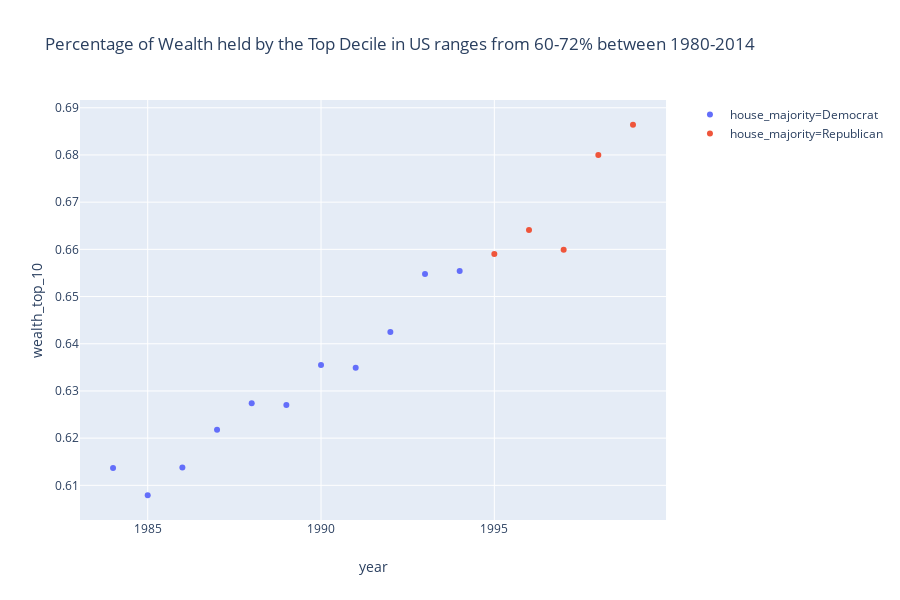

The code cell stored with this chart in its notebook:
### Code cell
px.scatter(train, x = 'year', y='wealth_top_10', color="house_majority", 
           title = "Percentage of Wealth held by the Top Decile in US ranges from 60-72% between 1980-2014")

### Figure 1 — Plotly figure (JSON) as saved in the notebook; plotly's stock layout.template omitted (floating-point values rounded to 4 significant figures)
{"data": [{"hoverlabel": {"namelength": 0}, "hovertemplate": "house_majority=Democrat<br>year=%{x}<br>wealth_top_10=%{y}", "legendgroup": "house_majority=Democrat", "marker": {"color": "#636efa", "symbol": "circle"}, "mode": "markers", "name": "house_majority=Democrat", "showlegend": true, "type": "scatter", "x": [1984, 1985, 1986, 1987, 1988, 1989, 1990, 1991, 1992, 1993, 1994], "xaxis": "x", "y": [0.6137, 0.6079, 0.6138, 0.6218, 0.6274, 0.627, 0.6355, 0.6349, 0.6425, 0.6548, 0.6554], "yaxis": "y"}, {"hoverlabel": {"namelength": 0}, "hovertemplate": "house_majority=Republican<br>year=%{x}<br>wealth_top_10=%{y}", "legendgroup": "house_majority=Republican", "marker": {"color": "#EF553B", "symbol": "circle"}, "mode": "markers", "name": "house_majority=Republican", "showlegend": true, "type": "scatter", "x": [1995, 1996, 1997, 1998, 1999], "xaxis": "x", "y": [0.659, 0.6641, 0.6599, 0.68, 0.6864], "yaxis": "y"}], "layout": {"height": 600, "legend": {"tracegroupgap": 0}, "title": {"text": "Percentage of Wealth held by the Top Decile in US ranges from 60-72% between 1980-2014"}, "xaxis": {"anchor": "y", "domain": [0, 0.98], "title": {"text": "year"}}, "yaxis": {"anchor": "x", "domain": [0, 1], "title": {"text": "wealth_top_10"}}}}
